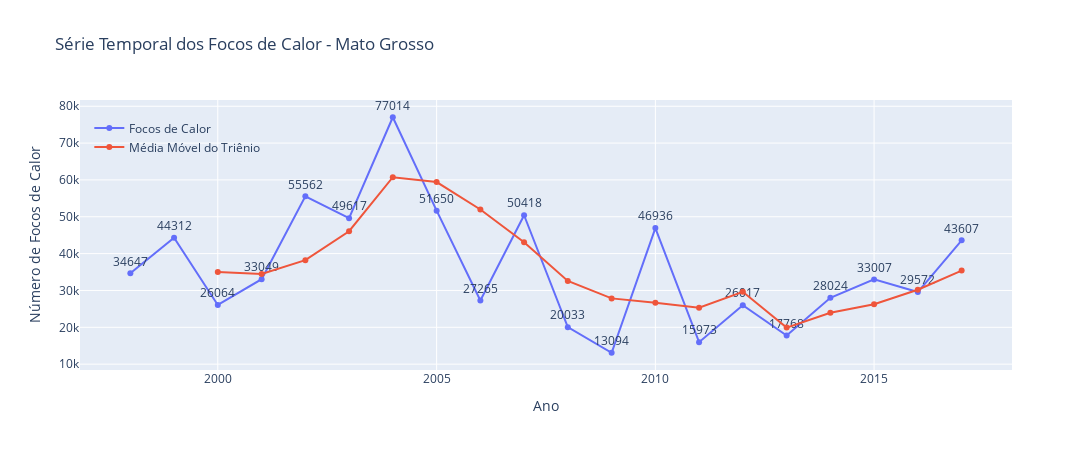

The notebook cell saved with this chart:
### Code cell
# Série Temporal dos Focos de Calor - Mato Grosso
base_temp = base.loc[base['state'] == 'Mato Grosso']
plot_forest_fires_timeline(base_temp, 'Série Temporal dos Focos de Calor - Mato Grosso')

### Figure 1 — Plotly figure (JSON) as saved in the notebook; plotly's stock layout.template omitted (floating-point values rounded to 4 significant figures)
{"data": [{"mode": "markers+lines+text", "name": "Focos de Calor", "text": [34647, 44312, 26064, 33049, 55562, 49617, 77014, 51650, 27265, 50418, 20033, 13094, 46936, 15973, 26017, 17768, 28024, 33007, 29572, 43607], "textposition": "top center", "type": "scatter", "x": ["1998-01-01T00:00:00", "1999-01-01T00:00:00", "2000-01-01T00:00:00", "2001-01-01T00:00:00", "2002-01-01T00:00:00", "2003-01-01T00:00:00", "2004-01-01T00:00:00", "2005-01-01T00:00:00", "2006-01-01T00:00:00", "2007-01-01T00:00:00", "2008-01-01T00:00:00", "2009-01-01T00:00:00", "2010-01-01T00:00:00", "2011-01-01T00:00:00", "2012-01-01T00:00:00", "2013-01-01T00:00:00", "2014-01-01T00:00:00", "2015-01-01T00:00:00", "2016-01-01T00:00:00", "2017-01-01T00:00:00"], "y": [34647, 44312, 26064, 33049, 55562, 49617, 77014, 51650, 27265, 50418, 20033, 13094, 46936, 15973, 26017, 17768, 28024, 33007, 29572, 43607]}, {"mode": "markers+lines", "name": "Média Móvel do Triênio", "type": "scatter", "x": ["1998-01-01T00:00:00", "1999-01-01T00:00:00", "2000-01-01T00:00:00", "2001-01-01T00:00:00", "2002-01-01T00:00:00", "2003-01-01T00:00:00", "2004-01-01T00:00:00", "2005-01-01T00:00:00", "2006-01-01T00:00:00", "2007-01-01T00:00:00", "2008-01-01T00:00:00", "2009-01-01T00:00:00", "2010-01-01T00:00:00", "2011-01-01T00:00:00", "2012-01-01T00:00:00", "2013-01-01T00:00:00", "2014-01-01T00:00:00", "2015-01-01T00:00:00", "2016-01-01T00:00:00", "2017-01-01T00:00:00"], "y": [null, null, 35010.0, 34475, 38225, 46076, 60731, 59427, 51980.0, 43111, 32572, 27850.0, 26690.0, 25330.0, 29642, 19920.0, 23940.0, 26270.0, 30201, 35400.0]}], "layout": {"height": 450, "legend": {"bgcolor": "rgba(255, 255, 255, 0)", "x": 0.01, "xanchor": "left", "y": 0.95, "yanchor": "top"}, "title": {"text": "Série Temporal dos Focos de Calor - Mato Grosso"}, "width": 1200, "xaxis": {"title": {"text": "Ano"}}, "yaxis": {"title": {"text": "Número de Focos de Calor"}}}}
